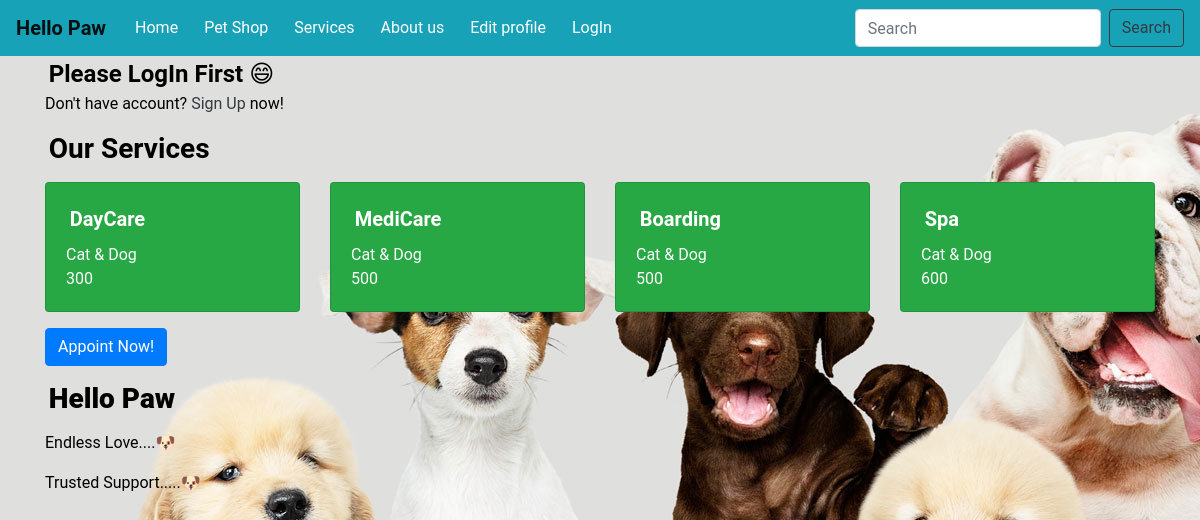
The app's page /service/ with its own data.
### PetService/models.py (models this page shows, shortened)
class Service(models.Model):
    service_name = models.CharField(max_length=100)
    service_for = models.CharField(max_length=100)
    service_cost = models.CharField(max_length=10)

### PetService/views.py (the view)
# urls.py: path('service/',service_views.show_service,name='service'),
def show_service(request):
    all_Service = Service.objects.all()
    context = {
    'serv': all_Service
    }
    return render(request, 'PetService/service.html', context)

### templates/PetService/service.html
{% extends 'base.html' %}
{% block content %}
<p><h3>Our Services</h3></p>
    <dev class="card-deck">
        {% for s in serv %}
            <div class="card text-white bg-success mb-3" style="max-width: 18rem;">
              <div class="card-body">
                <h5 class="card-title"> {{ s.service_name }}</h5>
                <p class="card-text">
                    {{ s.service_for }}<br>
                    {{ s.service_cost }}
                </p>
              </div>
            </div>
        {% endfor %}
</dev>
    <a class="btn btn-primary" href="{% url 's_order' %}" role="button">Appoint Now!</a>
{% endblock content %}

### Home/static/Home/styles.css (style rules this page uses)
body { background-color: darkgrey; section: class"hero-wrap js-fullheight" ; background-image: url("dog6.jpg");" data-stellar-background-ratio:"0.5" background-repeat: no-repeat; color: black; }
body { font-family: "Roboto", "Lucida Grande", "DejaVu Sans", "Bitstream Vera Sans", Verdana, Arial, sans-serif; }
h1,h2,h3,h4,h5 { font-weight: bold; margin: 1mm; }
a,a:hover, a:visited { color: aliceblue; text-decoration: none; }

### records on screen
Service: service_name "DayCare", service_for "Cat & Dog", service_cost "300"
Service: service_name "MediCare", service_for "Cat & Dog", service_cost "500"
Service: service_name "Boarding", service_for "Cat & Dog", service_cost "500"
Service: service_name "Spa", service_for "Cat & Dog", service_cost "600"
